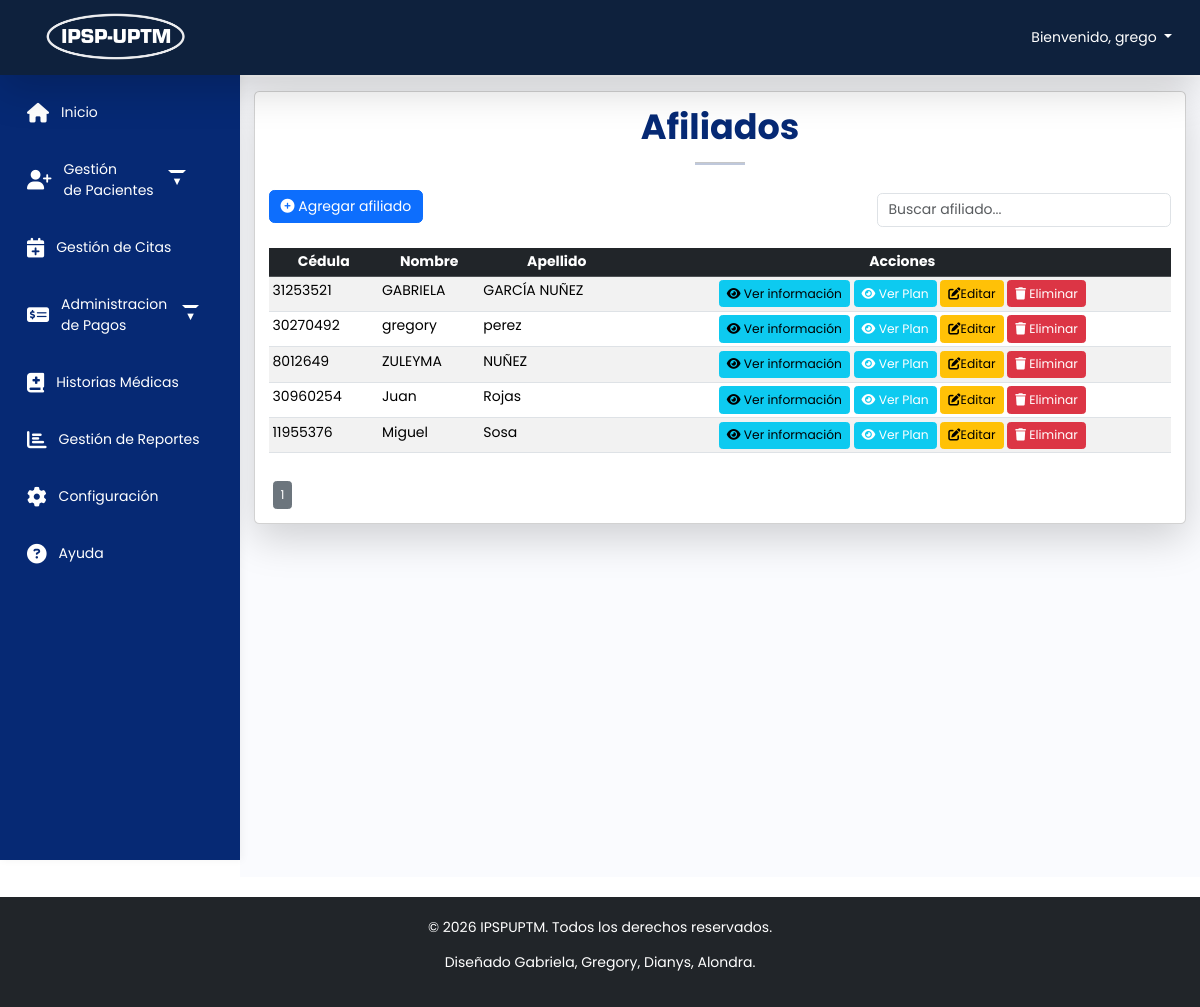
Screenshot of /home.php?vista=afiliados (signed in) with the database file from the repository.
### tables this page shows
CREATE TABLE `afiliados` (
  `ID` int(11) NOT NULL,
  `cedula` int(20) NOT NULL,
  `created_at` timestamp NOT NULL DEFAULT current_timestamp(),
  `updated_at` timestamp NOT NULL DEFAULT current_timestamp() ON UPDATE current_timestamp()
);

CREATE TABLE `persona` (
  `cedula` int(11) NOT NULL,
  `nombre` varchar(50) NOT NULL,
  `apellido` varchar(50) NOT NULL,
  `fechanacimiento` date NOT NULL,
  `genero` enum('Masculino','Femenino','','') NOT NULL,
  `telefono` int(20) NOT NULL,
  `correo` varchar(100) NOT NULL,
  `ocupacion` varchar(50) NOT NULL,
  `estado` text NOT NULL
);

### app/afiliados/principal.php (the view, shortened to what this page needs)
<?php
include 'C:/xampp/htdocs/IPSPUPTM/config/database.php';
include 'C:/xampp/htdocs/IPSPUPTM/config/alertify.php';
$rowsPerPage = 15;
$currentPage = isset($_GET['page']) ? intval($_GET['page']) : 1;
$sqlAfiliados = "
    SELECT
        p.cedula,
        p.nombre,
        p.apellido,
        a.created_at,
        a.updated_at
    FROM afiliados a
    JOIN persona p ON a.cedula = p.cedula
";
$afiliados = $conn->query($sqlAfiliados);
$totalRowsResult = $conn->query ("SELECT COUNT(*) AS total FROM afiliados");
$totalRows = $totalRowsResult->fetch_assoc()['total'];
$totalPages = ceil($totalRows / $rowsPerPage);
?>
<div class="card shadow-lg">
    <div class="mt-3 m-3 text-justify">
         <h1 class="fw-bold text-center" style="color: #062974;">Afiliados</h1>
            <hr class="mx-auto" style="width: 50px; height: 3px; background-color: #062974;">
        <div class="row mt-4 align-items-center">
            <div class="col-auto">
                <a href="#" class="btn btn-primary" data-bs-toggle="modal" data-bs-target="#formulariomodal">
                    <i class="fas fa-plus-circle"></i> Agregar afiliado
                </a>
            </div>
            <div class="col text-end mt-2">
                <input type="text" id="search" class="form-control w-auto d-inline-block"
                    placeholder="Buscar afiliado...">
            </div>
        </div>
        <div class="table-responsive">
            <table class="table table-sm table-striped table-hover mt-4">
                <thead class="table-dark text-center">
                    <tr>
                        <th>Cédula</th>
                        <th>Nombre</th>
                        <th>Apellido</th>
                        <th>Acciones</th>
                    </tr>
                </thead>
                <tbody>
                    <?php while ($row = $afiliados->fetch_assoc()) { ?>
                    <tr>
                        <td><?php echo $row['cedula']; ?></td>
                        <td><?php echo $row['nombre']; ?></td>
                        <td><?php echo $row['apellido']; ?></td>
                        <td class="text-center">
                            <a href="#" class="btn btn-info btn-sm" data-bs-toggle="modal" data-bs-target="#vermodal"
                                data-bs-cedula="<?= $row['cedula']; ?>">
                                <i class="fas fa-eye"></i> Ver información
                            </a>
                            <button class="btn btn-sm btn-info text-white" title="Ver Consumo"
                                onclick="verResumenConsumo('<?php echo $row['cedula']; ?>', '<?php echo $row['nombre'].' '.$row['apellido']; ?>')">
                                <i class="fas fa-eye"></i> Ver Plan
                            </button>
                            <a href="#" class="btn btn-warning btn-sm" data-bs-toggle="modal"
                                data-bs-target="#editmodal" data-bs-cedula="<?= $row['cedula']; ?>">
                                <i class="fas fa-edit"></i>Editar
                            </a>
                            <a href="#" class="btn btn-danger btn-sm" data-bs-toggle="modal"
                                data-bs-target="#eliminamodal" data-bs-cedula="<?= $row['cedula']; ?>">
                                <i class="fas fa-trash"></i> Eliminar
                            </a>
                        </td>
                    </tr>
                    <?php } ?>
                </tbody>
            </table>
        </div>
        <div class="d-flex justify-content mt-3">
            <?php for ($i = 1; $i <= $totalPages; $i++) { ?>
            <a href="?page=<?php echo $i; ?>"
                class="btn btn-sm <?php echo ($i == $currentPage) ? 'btn-secondary' : 'btn-primary'; ?> mx-1">
                <?php echo $i; ?>
            </a>
            <?php } ?>
        </div>
    </div>
</div>
</body>
</html>

### home.php (shortened to what this page needs)
<?php
$vista = isset($_GET['vista']) ? $_GET['vista'] : 'inicial';
switch ($vista) {
    case 'afiliados':
        $contenido = $_SERVER['DOCUMENT_ROOT'] . '/IPSPUPTM/app/afiliados/principal.php';
        include $_SERVER['DOCUMENT_ROOT'] . '/IPSPUPTM/recursos/layout.php';
        break;
}
?>

### recursos/layout.php (shortened to what this page needs)
<!DOCTYPE html>
<html lang="en">
<head>
    <link rel="stylesheet" href="/IPSPUPTM/assets/css/bootstrap.min.css">
    <link rel="stylesheet" href="/IPSPUPTM/assets/fontawesome/css/all.min.css">
    <link rel="stylesheet" href="/IPSPUPTM/assets/css/style.css">
</head>
<body>
    <?php include 'C:/xampp/htdocs/IPSPUPTM/recursos/header.php' ?>
    <?php include 'C:/xampp/htdocs/IPSPUPTM/config/alertify.php' ?>
    <div class="">
        <aside id="custom-sidebar">
            <ul class="custom-sidebar-nav">
                <li><a href="/IPSPUPTM/home.php?vista=inicial"><i class="fas fa-home"></i> Inicio</a></li>
                <li>
                    <a href="#submenuPacientes" data-bs-toggle="collapse" aria-expanded="false" class="dropdown-toggle">
                        <i class="fas fa-user-plus"></i> Gestión <br>de Pacientes
                    </a>
                </li>
                <li><a href="/IPSPUPTM/home.php?vista=citas"><i class="fas fa-calendar-plus"></i>Gestión de Citas</a>
                </li>
                 <li>
                    <a href="#submenuPagos" data-bs-toggle="collapse" aria-expanded="false" class="dropdown-toggle">
                       <i class="fa-solid fa-money-check-dollar"></i> Administracion <br>de Pagos
                    </a>
                </li>
                <li><a href="/IPSPUPTM/home.php?vista=historiasmedicas"><i class="fas fa-book-medical"></i>Historias Médicas</a></li>
                <li><a href="/IPSPUPTM/home.php?vista=reportes"><i class="fas fa-chart-bar"></i>Gestión de Reportes</a>
                </li>
                <?php
        $role_id = $_SESSION['role_id'];
        if ($role_id == 1) {
        ?>
                <li><a href="/IPSPUPTM/home.php?vista=configuracion"><i class="fas fa-cog"></i> Configuración</a></li>
                <?php } ?>
                <li><a href="/IPSPUPTM/home.php?vista=ayuda"><i class="fas fa-question-circle"></i> Ayuda</a></li>
            </ul>
        </aside>
        <div class="cont-general mt-1 pt-1 " width: 100%; flex-grow: 1;>
            <div class="main p-3">
                    <div>
                        <?php
                    if (isset($contenido)) {
                        include $contenido;
                    } else {
                        echo "<p>Contenido no disponible.</p>";
                    }
                    ?>
</body>
<footer class=" bg-dark text-white footerm">
    <div class="container text-center">
        <p>&copy; <?php echo date("Y"); ?> IPSPUPTM. Todos los derechos reservados.</p>
        <p>Diseñado Gabriela, Gregory, Dianys, Alondra.</p>
    </div>
</footer>

### recursos/header.php (shortened to what this page needs)
<body>
    <header class=" bg-primary text-white fixed-top shadow-lg">
        <nav class="navbar navbar-expand-lg navbar-dark container-fluid navbar-max-width bg-custom">
            <div class="row w-100 align-items-center">
                <div class="col-4 d-flex align-items-center">
                    <a class="navbar-brand d-flex align-items-center navbar-logo" href="#">
                        <img src="/IPSPUPTM/recursos/img/logoipsp.png" alt="Isotipo" width="150" height="50"
                            class="d-inline-block align-top me-2">
                    </a>
                </div>
                <div class="col-4 d-flex justify-content-end">
                    <ul class="navbar-nav">
                        <li class="nav-item dropdown">
                            <a class="nav-link text-white dropdown-toggle" href="#" id="navbarDropdown" role="button"
                                data-bs-toggle="dropdown" aria-expanded="false">
                                Bienvenido, <span id="nombreUsuario"><?php echo $_SESSION['username']; ?></span>
                            </a>
                        </li>
                    </ul>
                </div>
            </div>
        </nav>
    </header>
</body>

### config/alertify.php (shortened to what this page needs)
<link rel="stylesheet" href="/IPSPUPTM/assets/alertify/css/alertify.min.css">
<link rel="stylesheet" href="/IPSPUPTM/assets/alertify/css/themes/default.min.css">

### assets/css/style.css (style rules this page uses)
html, body { margin: 0; padding: 0; overflow-x: hidden; width: 100%; font-family: 'Poppins', sans-serif; background-color: #ffffff; font-size: 14px; }
.main { min-height: 100vh; width: calc(100% - 240px); margin-left: 240px; overflow-x: auto; transition: margin-left 0.35s ease-in-out, width 0.35s ease-in-out; background-color: #fafbfe; padding: 15px; box-sizing: border-box; margin-top: 70px; flex: 1; }
.table-responsive { overflow-x: auto; }
img { max-width: 100%; height: auto; }
.main, .table { word-wrap: break-word; word-break: break-word; }
.navbar-logo img { max-width: 150px; height: auto; margin-left: 40px; }
a { text-decoration: none; }
#custom-sidebar { position: fixed; left: 0; top: 60px; width: 240px; height: 100vh; background: #062974; color: #fff; z-index: 1000; display: flex; flex-direction: column; padding-top: 30px; box-shadow: 2px 0 8px rgba(0,0,0,0.05); }
.custom-sidebar-nav { list-style: none; padding: 0 0 0 0; margin: 0; flex: 1; }
.custom-sidebar-nav li { margin-bottom: 12px; }
.custom-sidebar-nav a { display: flex; align-items: center; padding: 12px 24px; color: #fff; font-size: 1rem; text-decoration: none; gap: 12px; border-left: 3px solid transparent; transition: background 0.2s, border-color 0.2s; }
.custom-sidebar-nav i { font-size: 1.4rem; color: #fff; }
.custom-sidebar-nav .dropdown-toggle::after { content: " ▼"; font-size: 0.8em; }
.navbar-max-width { min-width: 120px; margin: 0 auto; }
.table-responsive { max-width: 100%; overflow-x: auto; }
.table-responsive table { min-width: 700px; }
.table-responsive td, .table-responsive th { white-space: nowrap; }
.footerm { background-color: #2a6aaa; color: white; text-align: center; padding: 20px 0; position: relative; bottom: 0; width: 100%; margin-top: 20px; }
.bg-primary { background-color: #0e213d !important; }

### rows the page displays
afiliados: cedula.cedula "31253521", cedula.nombre "GABRIELA", cedula.apellido "GARCÍA NUÑEZ"
afiliados: cedula.cedula "30270492", cedula.nombre "gregory", cedula.apellido "perez"
afiliados: cedula.cedula "8012649", cedula.nombre "ZULEYMA", cedula.apellido "NUÑEZ"
afiliados: cedula.cedula "30960254", cedula.nombre "Juan", cedula.apellido "Rojas"
afiliados: cedula.cedula "11955376", cedula.nombre "Miguel", cedula.apellido "Sosa"

### other values shown
$_SESSION['username'] "grego"
